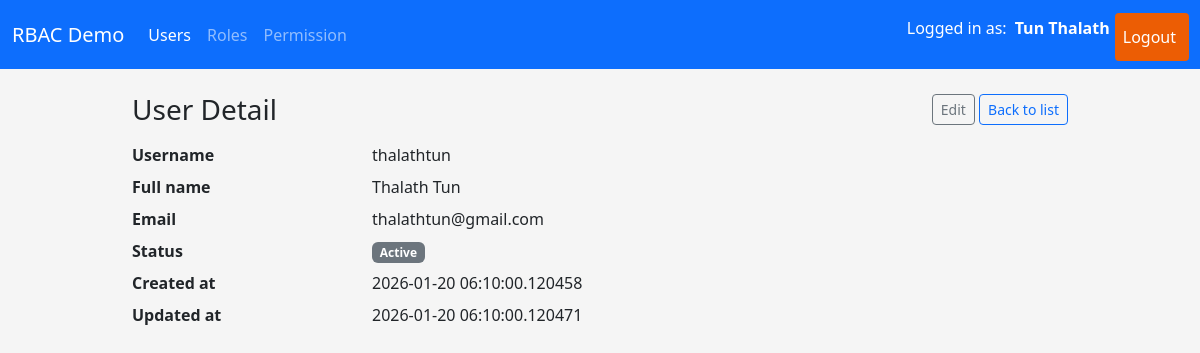
The app's page /users/2 (signed in) with its own data.
### app/models/user.py (models this page shows, shortened)
class User(UserMixin, db.Model):
    __tablename__ = "users"
    id = db.Column(db.Integer, primary_key=True)
    username = db.Column(db.String(80), unique=True, nullable=False)
    email = db.Column(db.String(120), unique=True, nullable=False)
    full_name = db.Column(db.String(120), nullable=False)
    is_active = db.Column(db.Boolean, default=True, nullable=False)
    password_hash = db.Column(db.String(255), nullable=False)
    created_at = db.Column(db.DateTime, default=datetime.utcnow, nullable=False)
    updated_at = db.Column(db.DateTime, default=datetime.utcnow, onupdate=datetime.utcnow, nullable=False)
    roles = db.relationship("Role", secondary=user_roles, back_populates="users")
    transactions = db.relationship("Transactions", secondary=user_transactions, back_populates="users" )
    budgets = db.relationship("Budget", secondary=user_budgets, back_populates="users")
    expert_rules = db.relationship("ExpertRule", secondary=user_expertRules, back_populates="users")

### app/routes/user_routes.py (the view)
@user_bp.route("/<int:user_id>")
@login_required
def detail(user_id: int):
    user = UserService.get_by_id(user_id)
    if user is None:
        abort(404)
    return render_template("users/detail.html", user=user)

### app/services/user_services.py (called while the page is built)
    @staticmethod
    def get_by_id(user_id: int) -> Optional[User]:
        return User.query.get(user_id)

### app/templates/users/detail.html (shortened to what this page needs)
{% extends "layouts/base.html" %}
{% block content %}
<div class="d-flex justify-content-between align-items-center mb-3">
    <h1 class="h3 mb-0">User Detail</h1>
    <div>
        <a href="{{ url_for('users.edit', user_id=user.id) }}"
           class="btn btn-sm btn-outline-secondary">Edit</a>
        <a href="{{ url_for('users.index') }}"
           class="btn btn-sm btn-outline-primary">Back to list</a>
    </div>
</div>
<dl class="row">
    <dt class="col-sm-3">Username</dt>
    <dd class="col-sm-9">{{ user.username }}</dd>
    <dt class="col-sm-3">Full name</dt>
    <dd class="col-sm-9">{{ user.full_name }}</dd>
    <dt class="col-sm-3">Email</dt>
    <dd class="col-sm-9">{{ user.email }}</dd>
    <dt class="col-sm-3">Status</dt>
    <dd class="col-sm-9">
        {% if user.is_active %}
        <span class="badge text-bg-secondary">Active</span>
        {% else %}
        <span class="badge text-bg-secondary">Inactive</span>
        {% endif %}
    </dd>
    <dt class="col-sm-3">Created at</dt>
    <dd class="col-sm-9">{{ user.created_at }}</dd>
    <dt class="col-sm-3">Updated at</dt>
    <dd class="col-sm-9">{{ user.updated_at }}</dd>
</dl>
{% endblock %}

### app/templates/layouts/base.html (shortened to what this page needs)
<!doctype html>
<html lang="en">
    <head>
        <link href="https://cdn.jsdelivr.net/npm/bootstrap@5.3.8/dist/css/bootstrap.min.css" rel="stylesheet" />
        <link rel="stylesheet" href="{{ url_for('static', filename='css/style.css') }} " />
    </head>
    <body>
        <nav class="navbar navbar-expand-lg navbar-dark bg-primary mb-4">
            <div class="container-fluid">
                <a class="navbar-brand" href="#">
                    RBAC Demo
                </a>
                <div class="collapse navbar-collapse" id="navbarMain">
                    <ul class="navbar-nav me-auto mb-2 mb-lg-0">
                        <li class="nav-item">
                            <a href="{{ url_for('users.index') }}"
                               class="nav-link {% if request.blueprint == 'users' %}active {% endif %}" >
                                Users
                            </a>
                        </li>
                        <li class="nav-item">
                            <a href="{{ url_for('roles.index') }}"
                               class="nav-link {% if request.blueprint == 'roles' %}active{% endif %}">
                                Roles
                            </a>
                        </li>
                        <li class="nav-item">
                            <a href="{{ url_for('permissions.index') }}"
                               class="nav-link {% if request.blueprint == 'permissions' %}active {% endif %}">
                                Permission
                            </a>
                        </li>
                    </ul>
                    <ul class="navbar-nav me-1 mb-2 mb-lg-0">
                        {% if current_user.is_authenticated %}
                        <li class="nav-item">
                            <li class="nav-item">
                                <span class="navbar text-white">
                                    Logged in as: <strong class="ms-2">{{ current_user.full_name }}</strong>
                                </span>
                            </li>
                        </li>
                        <li class="nav-item">
                            <a href="{{ url_for('auth.logout') }}" class="nav-link login-button">Logout</a>
                        </li>
                        {% else %}
                        <li class="nav-item">
                            <a href="{{ url_for('auth.login') }}" class="nav-link login-button">Login</a>
                        </li>
                        {% endif %}
                    </ul>
                </div>
            </div>
        </nav>
        <main class="container">
            {% block content %}{% endblock %}
        </main>
    </body>
</html>

### app/static/css/style.css (style rules this page uses)
body { background-color: #f5f5f5; }
main.container { max-width: 960px; }
.login-button { background-color: #ec5d04; color: white; padding: 12px 20px; border: none; border-radius: 4px; cursor: pointer; font-size: 16px; width: 100%; margin-top: 5px; margin-left: 5px; transition: background-color 0.3s ease; }

### records on screen
User: full_name "Tun Thalath"
User: username "thalathtun", full_name "Thalath Tun", email "thalathtun@gmail.com", created_at "2026-01-20 06:10:00.120458", updated_at "2026-01-20 06:10:00.120471"
